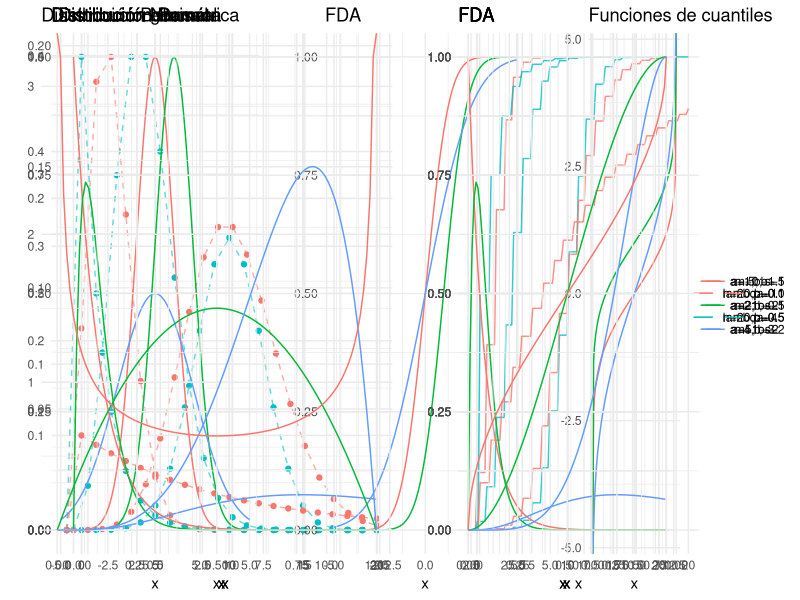
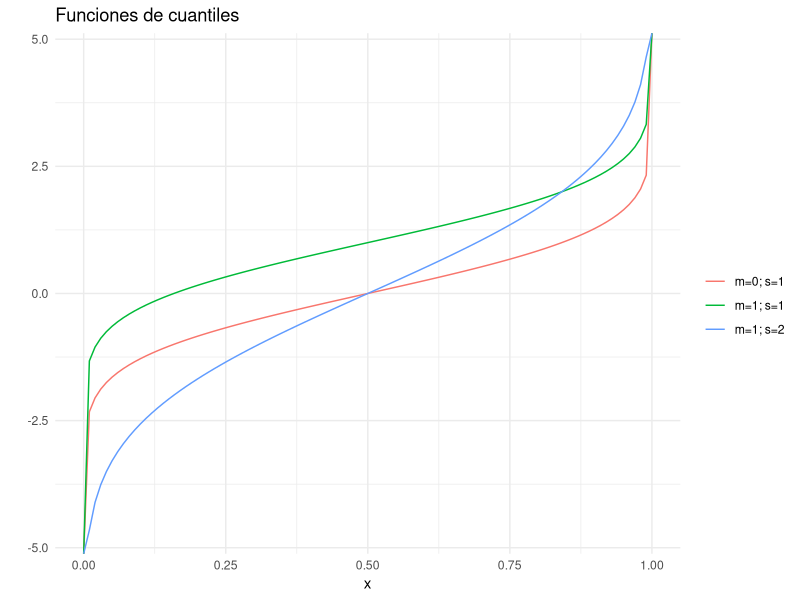
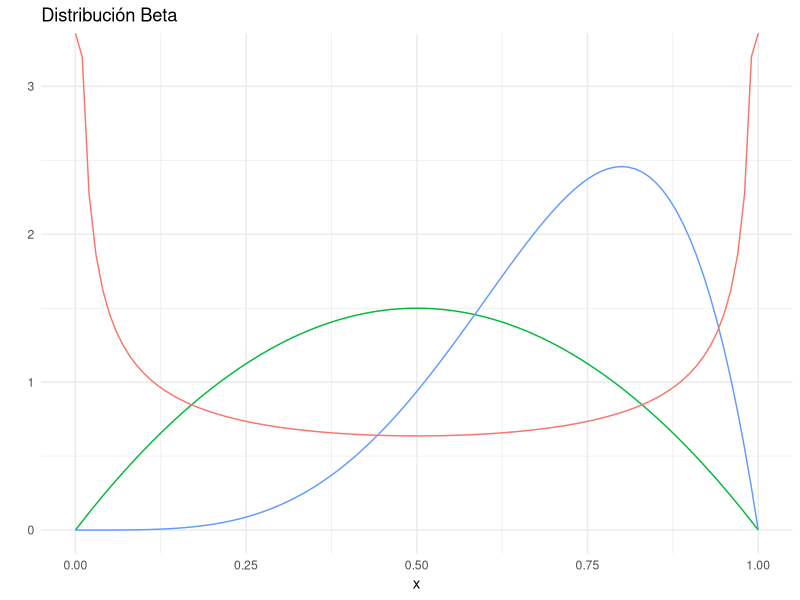
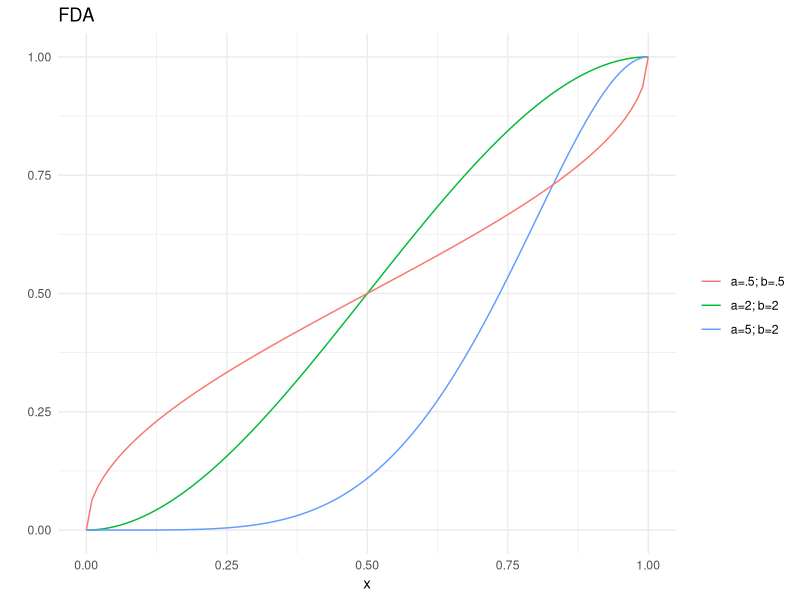

R code for these plots, in order:
## ---- chunk 1
knitr::opts_chunk$set(
    comment = "#>",
    collapse = TRUE
)
comma <- function(x) format(x, digits = 2, big.mark = ",")
options(digits=3)

library(tidyverse)
library(gridExtra)
theme_set(theme_minimal())
## ---- chunk 2
densidades <- ggplot(data.frame(x = -1:20)) +
  geom_point(aes(x = x, y = dbinom(x, size = 20, prob = 0.5), color = "n=20;p=0.5"), 
      show.legend = FALSE) +
  geom_path(aes(x = x, y = dbinom(x, size = 20, prob = 0.5), color = "n=20;p=0.5"), 
      alpha = 0.6, linetype = "dashed", show.legend = FALSE) + 
  geom_point(aes(x = x, y = dbinom(x, size = 20, prob = 0.1), color = "n=20;p=0.1"), 
      show.legend = FALSE) +
  geom_path(aes(x = x, y = dbinom(x, size = 20, prob = 0.1), color = "n=20;p=0.1"), 
      alpha = 0.6, linetype = "dashed", show.legend = FALSE) + 
  labs(color = "", y  = "", title = "Distribución binomial")

dists <- ggplot(data_frame(x = -1:20), aes(x)) + 
    stat_function(fun = pbinom, args = list(size = 20, prob = 0.5), 
        aes(colour = "n=20;p=0.5"), alpha = 0.8) +
    stat_function(fun = pbinom, args = list(size = 20, prob = 0.1), 
        aes(colour = "n=20;p=0.1"), alpha = 0.8) +
    labs(y = "", title = "FDA", color = "")

grid.arrange(densidades, dists, ncol = 2, newpage = FALSE)
## ---- chunk 3
densidades <- ggplot(data.frame(x = -1:20)) +
  geom_point(aes(x = x, y = dpois(x, lambda = 4), color = "lambda=4"), show.legend = FALSE) +
  geom_path(aes(x = x, y = dpois(x, lambda = 4), color = "lambda=4"), 
      alpha = 0.6, linetype = "dashed", show.legend = FALSE) + 
  geom_point(aes(x = x, y = dpois(x, lambda = 10), color = "lambda=10"), show.legend = FALSE) +
  geom_path(aes(x = x, y = dpois(x, lambda = 10), color = "lambda=10"), 
      alpha = 0.6, linetype = "dashed", show.legend = FALSE) +
  labs(color = "", y = "", title = "Distribución Poisson")

dists <- ggplot(data_frame(x = -1:20), aes(x)) + 
    stat_function(fun = ppois, args = list(lambda = 4), 
        aes(colour = "lambda=4"), alpha = 0.8) +
    stat_function(fun = ppois, args = list(lambda = 10), 
        aes(colour = "lambda=10"), alpha = 0.8) +
    labs(y = "", title = "FDA", color = "")

grid.arrange(densidades, dists, ncol = 2, newpage = FALSE)
## ---- chunk 4
densidades <- ggplot(data.frame(x = -1:20)) +
  geom_point(aes(x = x, y = dgeom(x, p = 0.5), color = "p=0.5"), show.legend = FALSE) +
  geom_path(aes(x = x, y = dgeom(x, p = 0.5), color = "p=0.5"), show.legend = FALSE, 
      alpha = 0.6, linetype = "dashed") + 
  geom_point(aes(x = x, y = dgeom(x, p = 0.1), color = "p=0.1"), show.legend = FALSE) +
  geom_path(aes(x = x, y = dgeom(x, p = 0.1), color = "p=0.1"), 
      show.legend = FALSE, alpha = 0.6, linetype = "dashed") +
  labs(title = "Distribución geométrica", y = "")

dists <- ggplot(data_frame(x = -1:20), aes(x)) + 
    stat_function(fun = pgeom, args = list(p = 0.5), 
        aes(colour = "p=0.5"), alpha = 0.8) +
    stat_function(fun = pgeom, args = list(p = 0.1), 
        aes(colour = "p=0.1"), alpha = 0.8) +
    labs(y = "", title = "FDA", color = "")

grid.arrange(densidades, dists, ncol = 2, newpage = FALSE)
## ---- chunk 5
densidades <- ggplot(data_frame(x = c(-5 , 5)), aes(x)) + 
    stat_function(fun = dnorm, aes(colour = "m=0; s=1"), show.legend = FALSE) +
    stat_function(fun = dnorm, args = list(mean = 1), aes(colour = "m=1; s=1"), show.legend = FALSE) +
    stat_function(fun = dnorm, args = list(sd = 2), aes(colour = "m=1; s=2"), show.legend = FALSE) +
    labs(y = "", title = "Distribución Normal", colour = "")

dists <- ggplot(data_frame(x = c(-5 , 5)), aes(x)) + 
    stat_function(fun = pnorm, aes(colour = "m=0; s=1"), show.legend = FALSE) +
    stat_function(fun = pnorm, args = list(mean = 1), aes(colour = "m=1; s=1"), show.legend = FALSE) +
    stat_function(fun = pnorm, args = list(sd = 2), aes(colour = "m=1; s=2"), show.legend = FALSE) +
    labs(y = "", title = "FDA")

cuantiles <- ggplot(data_frame(x = c(0, 1)), aes(x)) + 
    stat_function(fun = qnorm, aes(colour = "m=0; s=1")) +
    stat_function(fun = qnorm, args = list(mean = 1), aes(colour = "m=1; s=1")) +
    stat_function(fun = qnorm, args = list(sd = 2), aes(colour = "m=1; s=2")) +
    labs(y = "", title = "Funciones de cuantiles", colour = "")

grid.arrange(densidades, dists, cuantiles, ncol = 3, newpage = FALSE)
## ---- chunk 6
densidades <- ggplot(data_frame(x = c(0 , 12)), aes(x)) + 
    stat_function(fun = dgamma, args = list(shape = 1), aes(colour = "a=1;b=1"), show.legend = FALSE) +
    stat_function(fun = dgamma, args = list(scale = 0.5, shape = 2), aes(colour = "a=2;b=0.5"), show.legend = FALSE) +
    stat_function(fun = dgamma, args = list(scale = 3, shape = 4), aes(colour = "a=4,b=3"), show.legend = FALSE) +
    labs(y = "", title = "Distribución Gamma", colour = "")

dists <- ggplot(data_frame(x = c(0 , 12)), aes(x)) + 
    stat_function(fun = dgamma, args = list(shape = 1), aes(colour = "a=1;b=1")) +
    stat_function(fun = dgamma, args = list(scale = 0.5, shape = 2), aes(colour = "a=2;b=0.5")) +
    stat_function(fun = dgamma, args = list(scale = 3, shape = 4), aes(colour = "a=4,b=3")) +
    labs(y = "", title = "FDA", color="")

grid.arrange(densidades, dists, ncol = 2, newpage = FALSE)
## ---- chunk 7
densidades <- ggplot(data_frame(x = c(0 , 1)), aes(x)) + 
    stat_function(fun = dbeta, args = list(shape1 = 2, shape2 = 2), 
        aes(colour = "a=2; b=2"), show.legend = FALSE) +
    stat_function(fun = dbeta, args = list(shape1 = 5, shape2 = 2), 
        aes(colour = "a=5; b=2"), show.legend = FALSE) +
    stat_function(fun = dbeta, args = list(shape1 = .5, shape2 = .5), 
        aes(colour = "a=.5; b=.5"), show.legend = FALSE) +
    labs(y = "", title = "Distribución Beta", colour = "")

dists <- ggplot(data_frame(x = c(0 , 1)), aes(x)) + 
    stat_function(fun = pbeta, args = list(shape1 = 2, shape2 = 2), 
        aes(colour = "a=2; b=2")) +
    stat_function(fun = pbeta, args = list(shape1 = 5, shape2 = 2), 
        aes(colour = "a=5; b=2")) +
    stat_function(fun = pbeta, args = list(shape1 = .5, shape2 = .5), 
        aes(colour = "a=.5; b=.5")) +
    labs(y = "", title = "FDA", color="")

grid.arrange(densidades, dists, ncol = 2, newpage = FALSE)
